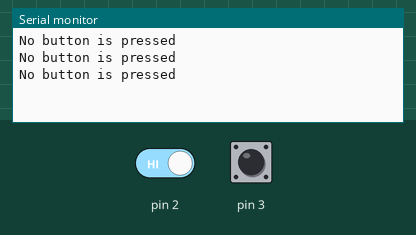
Recording of a sketch running on a simulated Arduino Uno, built with avr-gcc and run on an emulated ATmega328P. On the bench: the last lines printed to the serial monitor. Inputs (shaded band) come from the test bench; at power-on: pin 2 HIGH, pin 3 HIGH.

Above: at 2.8 s.
2.9 s: pin 2 driven LOW
5.5 s: pin 3 driven LOW
At 6.2 s:
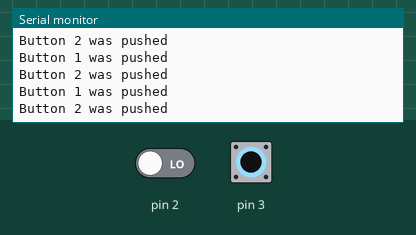
9.6 s: pin 2 driven HIGH
13.7 s: pin 3 pulsed HIGH 2 times (0.12 s each, 0.3 s apart)
At 14.6 s:
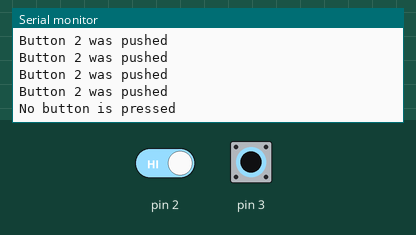

Measured:
- after the input at 5.5 s, the serial monitor: prints a new line after 0.52 s (image 1)
- after the input at 13.7 s, the serial monitor: prints a new line after 0.08 s (image 2)

The sketch:

buttons_test.ino
```cpp
void setup() {
  // put your setup code here, to run once:
  Serial.begin(9600);
  pinMode(2, INPUT);
  pinMode(3, INPUT);
}

void loop() {
  // put your main code here, to run repeatedly:
  int button1 = digitalRead(2);
  int button2 = digitalRead(3);

  if(button1==LOW){
    Serial.println("Button 1 was pushed");
  }

  if(button2==LOW){
    Serial.println("Button 2 was pushed");
  }

  else {
    Serial.println("No button is pressed");
    delay(1000);
  }
}
```
